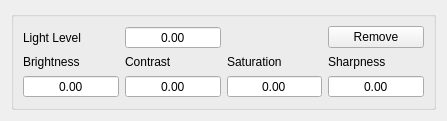
<?xml version="1.0" encoding="UTF-8"?>
<ui version="4.0">
 <class>LBCConfig</class>
 <widget class="QWidget" name="LBCConfig">
  <property name="geometry">
   <rect>
    <x>0</x>
    <y>0</y>
    <width>447</width>
    <height>117</height>
   </rect>
  </property>
  <property name="windowTitle">
   <string>LBCConfig</string>
  </property>
  <layout class="QGridLayout" name="gridLayout">
   <item row="0" column="0">
    <widget class="QGroupBox" name="groupBox">
     <property name="title">
      <string/>
     </property>
     <layout class="QGridLayout" name="gridLayout_2">
      <item row="1" column="0">
       <widget class="QLabel" name="label_3">
        <property name="text">
         <string>Light Level</string>
        </property>
       </widget>
      </item>
      <item row="3" column="0">
       <widget class="QLabel" name="label_4">
        <property name="text">
         <string>Brightness</string>
        </property>
       </widget>
      </item>
      <item row="4" column="0">
       <widget class="QDoubleSpinBox" name="LBCConfig_brightness_sb">
        <property name="alignment">
         <set>Qt::AlignCenter</set>
        </property>
        <property name="buttonSymbols">
         <enum>QAbstractSpinBox::NoButtons</enum>
        </property>
       </widget>
      </item>
      <item row="3" column="1">
       <widget class="QLabel" name="label_5">
        <property name="text">
         <string>Contrast</string>
        </property>
       </widget>
      </item>
      <item row="4" column="1">
       <widget class="QDoubleSpinBox" name="LBCConfig_contrast_cb">
        <property name="alignment">
         <set>Qt::AlignCenter</set>
        </property>
        <property name="buttonSymbols">
         <enum>QAbstractSpinBox::NoButtons</enum>
        </property>
       </widget>
      </item>
      <item row="3" column="2">
       <widget class="QLabel" name="label_6">
        <property name="text">
         <string>Saturation</string>
        </property>
       </widget>
      </item>
      <item row="4" column="2">
       <widget class="QDoubleSpinBox" name="LBCConfig_saturation_sb">
        <property name="alignment">
         <set>Qt::AlignCenter</set>
        </property>
        <property name="buttonSymbols">
         <enum>QAbstractSpinBox::NoButtons</enum>
        </property>
       </widget>
      </item>
      <item row="3" column="3">
       <widget class="QLabel" name="label_7">
        <property name="text">
         <string>Sharpness</string>
        </property>
       </widget>
      </item>
      <item row="4" column="3">
       <widget class="QDoubleSpinBox" name="LBCConfig_sharpness_sb">
        <property name="alignment">
         <set>Qt::AlignCenter</set>
        </property>
        <property name="buttonSymbols">
         <enum>QAbstractSpinBox::NoButtons</enum>
        </property>
       </widget>
      </item>
      <item row="1" column="1">
       <widget class="QDoubleSpinBox" name="LBCConfig_lightLevel_sb">
        <property name="alignment">
         <set>Qt::AlignCenter</set>
        </property>
        <property name="buttonSymbols">
         <enum>QAbstractSpinBox::NoButtons</enum>
        </property>
       </widget>
      </item>
      <item row="1" column="3">
       <widget class="QPushButton" name="LBCConfig_remove_btn">
        <property name="text">
         <string>Remove</string>
        </property>
       </widget>
      </item>
     </layout>
    </widget>
   </item>
  </layout>
 </widget>
 <tabstops>
  <tabstop>LBCConfig_lightLevel_sb</tabstop>
  <tabstop>LBCConfig_brightness_sb</tabstop>
  <tabstop>LBCConfig_contrast_cb</tabstop>
  <tabstop>LBCConfig_saturation_sb</tabstop>
  <tabstop>LBCConfig_sharpness_sb</tabstop>
  <tabstop>LBCConfig_remove_btn</tabstop>
 </tabstops>
 <resources/>
 <connections/>
</ui>
